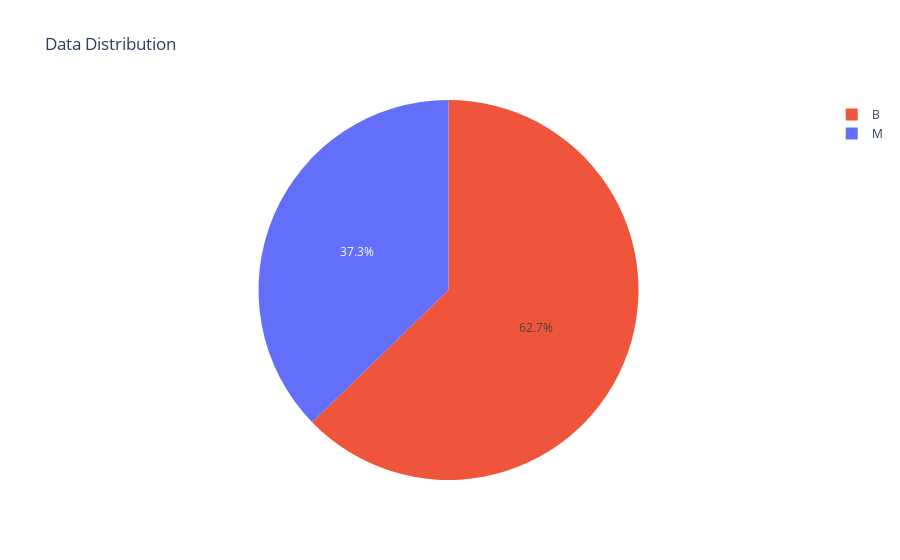

The notebook cell this image was saved under:
### Code cell
px.pie(df, 'diagnosis', color='diagnosis',title='Data Distribution')

### Figure 1 — Plotly figure (JSON) as saved in the notebook; plotly's stock layout.template omitted (floating-point values rounded to 4 significant figures; data arrays with more than 128 entries replaced by an {"elided": "..."} marker saying what was removed)
{"data": [{"customdata": {"elided": "569x1 str values"}, "domain": {"x": [0, 1], "y": [0, 1]}, "hovertemplate": "diagnosis=%{customdata[0]}<extra></extra>", "labels": {"elided": "569 str values"}, "legendgroup": "", "marker": {"colors": {"elided": "569 str values"}}, "name": "", "showlegend": true, "type": "pie"}], "layout": {"legend": {"tracegroupgap": 0}, "title": {"text": "Data Distribution"}}}
